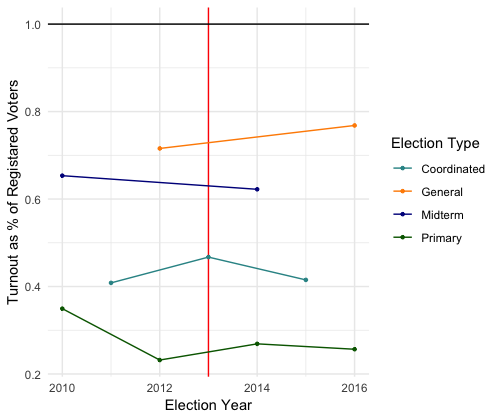

This figure's R source:
library(tidyverse)
library(lubridate)
library(knitr)
source("~/Desktop/Reed_Senior_Thesis/riggd/R/utils.R")
setwd("~/Desktop/Reed_Senior_Thesis/Data_and_results/data")

#Load the data
load("all_turnouts.RData")

graph_data <- turnouts_county_data(turnout_list) %>%
  group_by(dates, types) %>%
  summarize(turnout = mean(turnout))

#Graph
ggplot(graph_data, aes(x = dates, y = turnout, col = types)) +
  scale_color_manual(values = c("#2F9395", "Dark Orange", "dark blue", "dark green", "red")) +
  geom_vline(xintercept = 2013, col = "red") +
  geom_hline(yintercept = 1) +
  geom_line() +
  geom_point(size = .9) +
  labs(x = "Election Year", y = "Turnout as % of Registared Voters", col = "Election Type") +
  theme_minimal()
